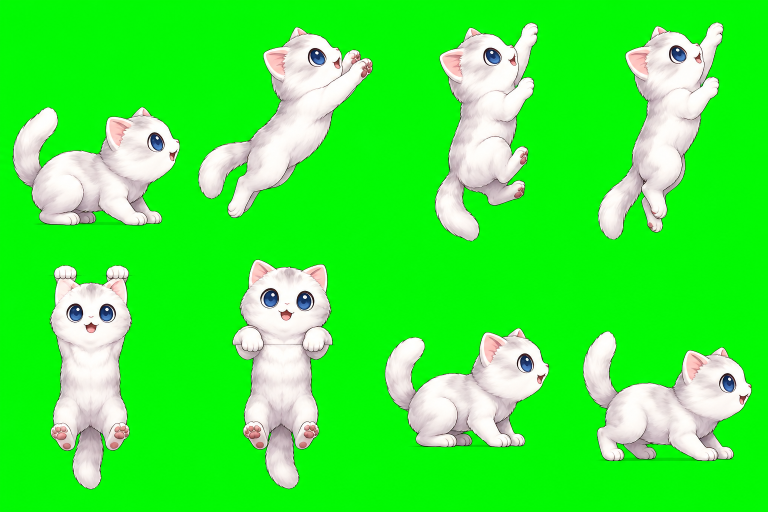
#> input picture artwork/bixia-climb.png, 1536 x 1024 px (shown at 1/2 size); its folder holds 2 pictures in this run
$ python build_climb_assets.py
#> lines starting #> are read from the running program, lines starting #| are printed output that depends on the picture; after the words box and inside, x2 and y2 are one past the last pixel; in counts of white or black regions, pixels touching at a corner belong together
### scripts/build_expression_assets.py
from __future__ import annotations

from pathlib import Path

import numpy as np
from PIL import Image, ImageDraw, ImageFilter


ROOT = Path(__file__).resolve().parents[1]
CELL_SIZE = (192, 208)
SHEET_SIZE = (1536, 1024)

PETS = {
    "bixia": {
        "source": ROOT / "artwork" / "emotions" / "bixia-expression-sheet-greenscreen.png",
        "labels": ["idle", "food", "steal", "brush-no", "short-hug", "escape", "destroy", "innocent"],
    },
    "tiger": {
        "source": ROOT / "artwork" / "emotions" / "tiger-expression-sheet-greenscreen.png",
        "labels": ["human-sit", "pitiful", "cuddle", "scheming", "open-door", "hide", "computer", "lick"],
    },
}


def remove_green_screen(image: Image.Image) -> Image.Image:
    rgba = np.asarray(image.convert("RGBA")).copy()
    rgb = rgba[:, :, :3].astype(np.int16)
    red, green, blue = rgb[:, :, 0], rgb[:, :, 1], rgb[:, :, 2]
    green_excess = np.minimum(green - red, green - blue)

    strong_key = (green > 140) & (green_excess > 55)
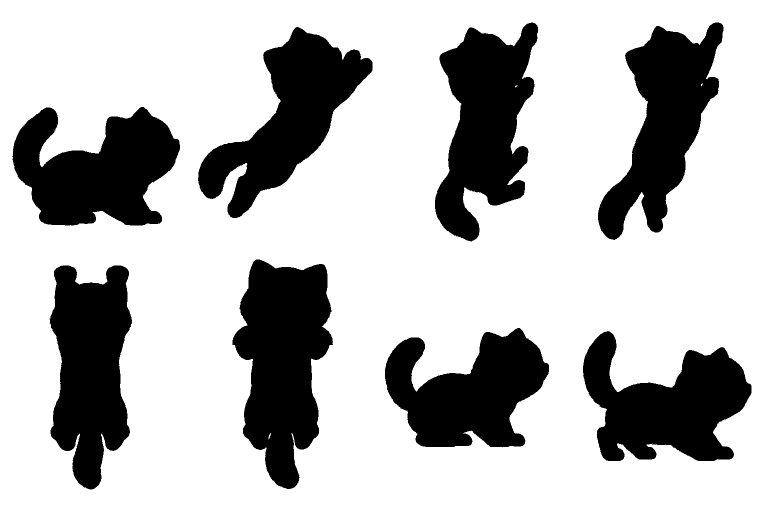
#> strong_key: shape (1024, 1536) bool (shown at 1/2 size); 73.3% white; 8 black regions, largest, box (x1, y1, x2, y2) and area: (465, 519, 666, 978) 59925, (870, 45, 1076, 483) 53834, (99, 531, 264, 979) 52400
    expanded = np.asarray(
        Image.fromarray((strong_key * 255).astype(np.uint8)).filter(ImageFilter.MaxFilter(5))
    ) > 0
#> expanded: shape (1024, 1536) bool; 75.1% white; 8 black regions, largest, box (x1, y1, x2, y2) and area: (467, 521, 663, 976) 56568, (872, 48, 1074, 480) 50062, (102, 533, 262, 977) 49123
    edge_key = expanded & ~strong_key & (green_excess > 12)
#> edge_key: shape (1024, 1536) bool; 0.5% white in thin lines or dots, all inside (x1, y1, x2, y2) = (25, 45, 1503, 979)

    alpha = rgba[:, :, 3].astype(np.int16)
#> alpha: shape (1024, 1536) int16; every value is 255
    alpha[strong_key] = 0
    edge_alpha = 255 - np.clip((green_excess - 12) * 255 / 43, 0, 255)
    alpha[edge_key] = np.minimum(alpha[edge_key], edge_alpha[edge_key].astype(np.int16))
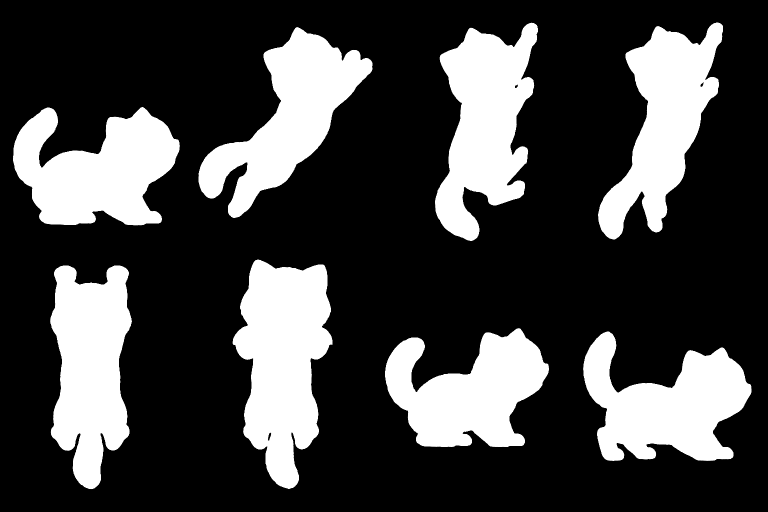
#> alpha: shape (1024, 1536) int16 (shown at 1/2 size); min 0, max 255, mean 67.2

    edge_color = edge_key & (alpha > 0)
#> edge_color: shape (1024, 1536) bool; 0.26% white in thin lines or dots, all inside (x1, y1, x2, y2) = (26, 45, 1503, 979)
    neutral_green = np.maximum(red, blue) + 8
    rgba[:, :, 1][edge_color] = np.minimum(green[edge_color], neutral_green[edge_color]).astype(np.uint8)
    rgba[:, :, 3] = np.clip(alpha, 0, 255).astype(np.uint8)
    rgba[rgba[:, :, 3] == 0, :3] = 0
    return Image.fromarray(rgba, "RGBA")


def zero_runs(occupied: np.ndarray) -> list[tuple[int, int]]:
    runs: list[tuple[int, int]] = []
    start: int | None = None
    for index, is_occupied in enumerate(occupied):
        if not is_occupied and start is None:
            start = index
        elif is_occupied and start is not None:
            runs.append((start, index))
            start = None
    if start is not None:
        runs.append((start, len(occupied)))
    return runs


def find_row_slices(alpha: np.ndarray, top: int, bottom: int) -> list[tuple[int, int]]:
    occupied = (alpha[top:bottom] > 20).any(axis=0)
    gaps = zero_runs(occupied)
    separators: list[int] = []
    for target in (384, 768, 1152):
        candidates = []
        for left, right in gaps:
            midpoint = (left + right) / 2
            if target - 190 <= midpoint <= target + 190 and right - left >= 3:
                score = (right - left) - abs(midpoint - target) * 0.08
                candidates.append((score, int(midpoint)))
        separators.append(max(candidates)[1] if candidates else target)

    if not separators[0] < separators[1] < separators[2]:
        raise RuntimeError(f"Could not find four ordered poses in row {top}:{bottom}: {separators}")
    edges = [0, *separators, alpha.shape[1]]
    return list(zip(edges, edges[1:]))


# [60 lines left out: functions fit_pose, make_contact_sheet, build_pet, not called in this run]


def main() -> None:
    for pet_id, config in PETS.items():
        build_pet(pet_id, config)


# [2 lines that do not run on import are left out]

### scripts/build_climb_assets.py
"""Build gripping/pulling poses with explicit contact-point metadata."""
from pathlib import Path
import json
import numpy as np
from PIL import Image, ImageDraw, ImageFilter
from build_expression_assets import remove_green_screen, zero_runs, find_row_slices

ROOT = Path(__file__).resolve().parents[1]
layouts = {}
for pet in ("bixia", "tiger"):
    source = remove_green_screen(Image.open(ROOT / "artwork" / f"{pet}-climb.png"))
    alpha = np.asarray(source.getchannel("A"))
    gaps = zero_runs((alpha > 70).sum(axis=1) > 8)
#> the loop in zero_runs, `for index, is_occupied in enumerate(occupied):` made 1024 passes
#> is_occupied on passes 1 to 12: False, False, False, False, False, False, False, False, False, False, False, False
#> after the loop in zero_runs, `for index, is_occupied in enumerate(occupied):`: runs = [(0, 46), (481, 520)]; start = 978
#> gaps = [(0, 46), (481, 520), (978, 1024)]
    options = [(right - left - abs((right + left) / 2 - 512) * .15, (right + left) // 2)
               for left, right in gaps if abs((right + left) / 2 - 512) < 85 and right - left > 3]
#> options = [(37.27, 500)]
    mid = max(options)[1] if options else 512
#> mid = 500
    tiles = []
    for top, bottom in ((0, mid), (mid, source.height)):
        for left, right in find_row_slices(alpha, top, bottom):
            tile = source.crop((left, top, right, bottom))
            a = np.asarray(tile.getchannel("A"))
            ys, xs = np.where(a > 100)
            near = np.argmin((xs - tile.width / 2) ** 2 + (ys - tile.height / 2) ** 2)
            mask = Image.fromarray(np.where(a > 70, 255, 0).astype(np.uint8)).copy()
            ImageDraw.floodfill(mask, (int(xs[near]), int(ys[near])), 128)
            main = Image.fromarray(np.where(np.asarray(mask) == 128, 255, 0).astype(np.uint8)).filter(ImageFilter.MaxFilter(7))
            tile.putalpha(Image.fromarray(np.minimum(a, np.asarray(main))))
            tiles.append(tile.crop(tile.getchannel("A").getbbox()))
#> this loop made 2 passes
#> (top, bottom) on passes 1 to 2: (0, 500), (500, 1024)
#> mask: PIL image 404x524 L; values 0 (black) and 128 (white), 23.7% white; 1 white region, box (x1, y1, x2, y2) and area: (34, 163, 371, 422) 50265
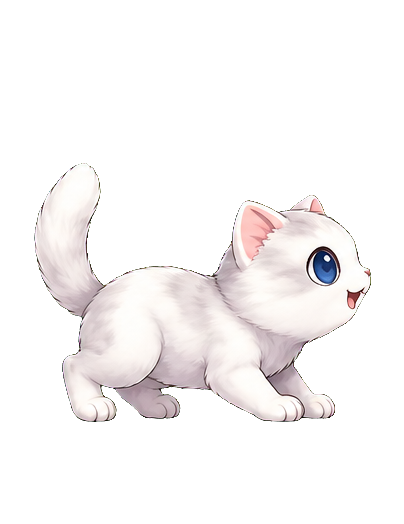
#> tile: PIL image 404x524 RGBA; mean R, G, B, A 53.7, 51.2, 51.1, 60.3; transparent parts drawn white
#> after the loop, tiles = 8 items
    scale = min(176 / max(t.width for t in tiles), 180 / max(t.height for t in tiles))
#> scale = 0.392
    atlas = Image.new("RGBA", (1536, 208))
#> atlas: PIL image 1536x208 RGBA; every value is 0
    contact = Image.new("RGBA", (768, 416), "#edf2f7")
    layout = []
    for i, tile in enumerate(tiles):
        pose = tile.resize((round(tile.width * scale), round(tile.height * scale)), Image.Resampling.LANCZOS)
        x = (192 - pose.width) // 2
        y = 18 if i in (2, 3, 4, 5) else 198 - pose.height
        frame = Image.new("RGBA", (192, 208))
        frame.alpha_composite(pose, (x, y))
        atlas.alpha_composite(frame, (i * 192, 0))
        contact.alpha_composite(frame, ((i % 4) * 192, (i // 4) * 208))
        grip_y = y + 3 if i in (2, 3, 4) else (y + round(pose.height * .38) if i == 5 else 198)
        layout.append({"sideX": x + pose.width - 4, "gripY": grip_y, "footY": 198})
#> this loop made 8 passes
#> (x, y, grip_y) on passes 1 to 8: (30, 105, 198), (28, 48, 198), (55, 18, 21), (47, 18, 21), (64, 18, 21), (57, 18, 86), (31, 105, 198), (30, 96, 198)
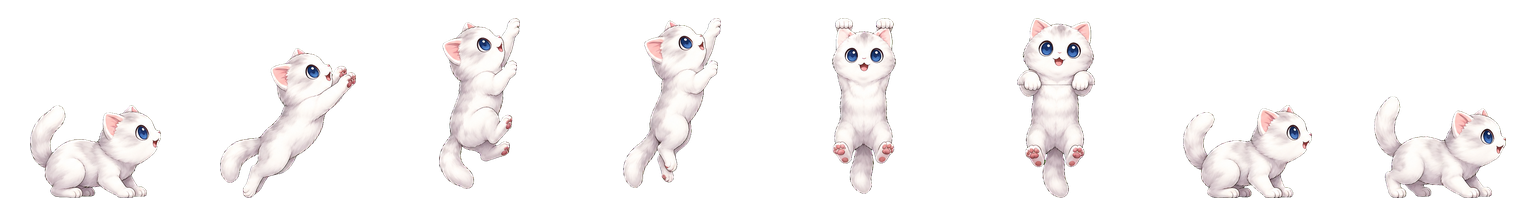
#> atlas: PIL image 1536x208 RGBA; mean R, G, B, A 47.8, 45.6, 45.4, 50.8; transparent parts drawn white
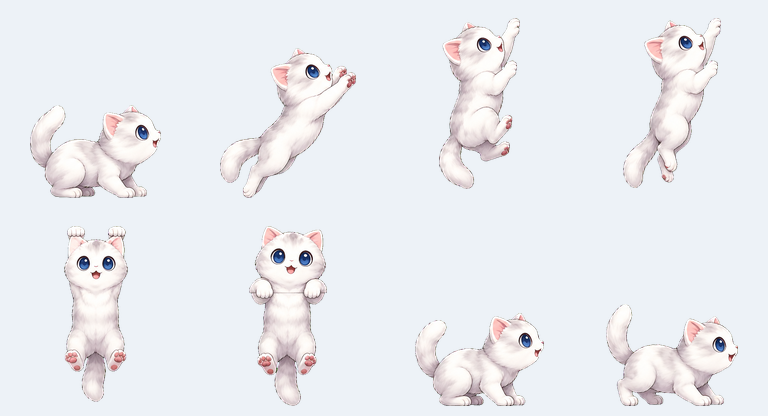
#> contact: PIL image 768x416 RGBA; mean R, G, B, A 235, 236.9, 240.9, 255
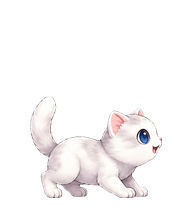
#> frame: PIL image 192x208 RGBA; mean R, G, B, A 46.6, 44.4, 44.3, 49.3; transparent parts drawn white
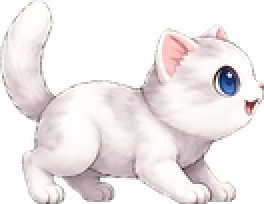
#> pose: PIL image 132x102 RGBA (shown 2 times larger); mean R, G, B, A 138.1, 131.7, 131.4, 146.4; transparent parts drawn white
#> after the loop, layout = 8 items
    atlas.save(ROOT / "pets" / pet / "climbing.webp", lossless=True)
    contact.convert("RGB").save(ROOT / "previews" / f"{pet}-climb-contact.png")
    layouts[pet] = layout
    print(f"{pet}: 8 climbing poses and contact anchors")
#> pass 2 of the loop `for pet in ("bixia", "tiger"):`:
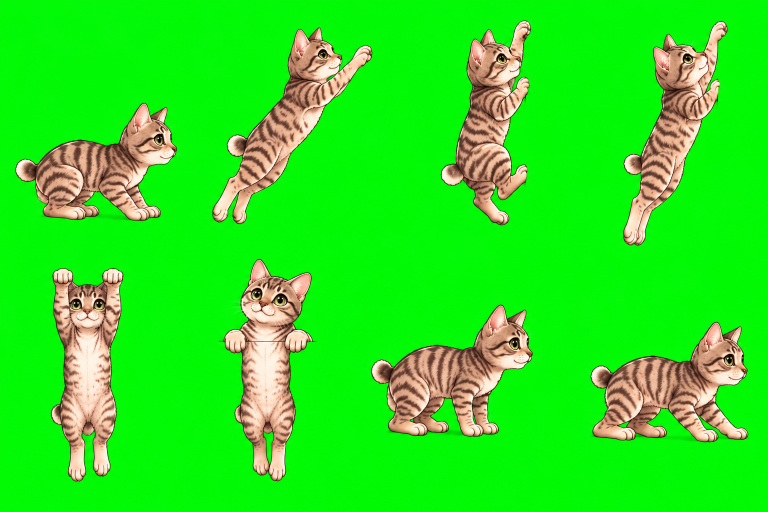
#> input picture artwork/tiger-climb.png, 1536 x 1024 px (shown at 1/2 size)
#> in remove_green_screen (call 2), `strong_key = (green > 140) & (green_excess > 55)`:
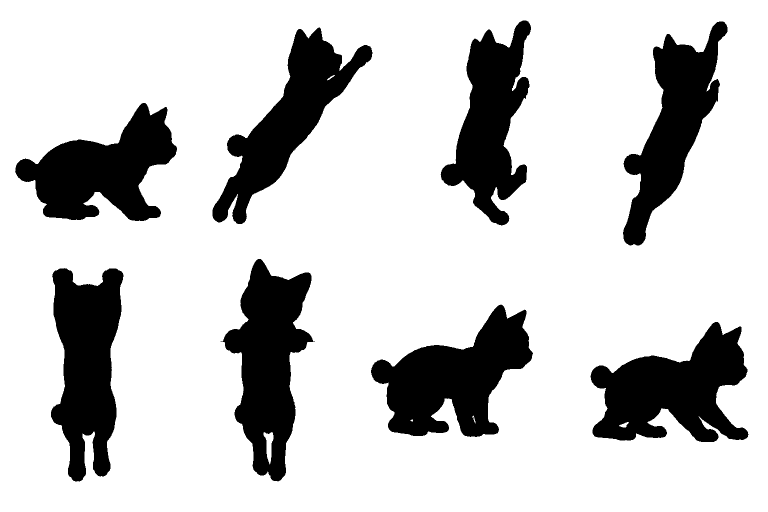
#> strong_key: shape (1024, 1536) bool (shown at 1/2 size); 79.2% white; 8 black regions, largest, box (x1, y1, x2, y2) and area: (742, 609, 1066, 874) 44171, (1181, 644, 1497, 884) 43931, (441, 518, 630, 963) 42943
#> expanded: shape (1024, 1536) bool; 81% white; 8 black regions, largest, box (x1, y1, x2, y2) and area: (744, 612, 1063, 871) 40844, (1184, 646, 1494, 882) 40139, (449, 520, 623, 960) 39591
#> edge_key: shape (1024, 1536) bool; 0.46% white in thin lines or dots, all inside (x1, y1, x2, y2) = (30, 41, 1497, 963)
#> in remove_green_screen (call 2), `edge_color = edge_key & (alpha > 0)`:
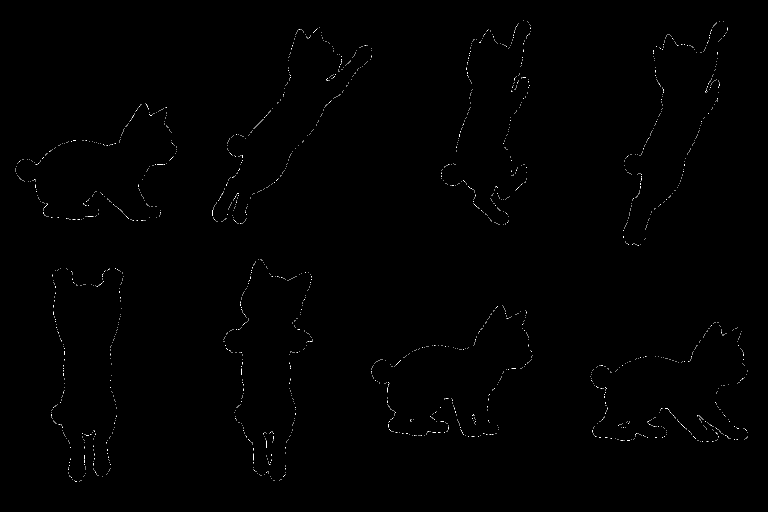
#> edge_color: shape (1024, 1536) bool (shown at 1/2 size); 0.24% white in thin lines or dots, all inside (x1, y1, x2, y2) = (31, 41, 1496, 963)
#> `gaps = zero_runs((alpha > 70).sum(axis=1) > 8)`: gaps = [(0, 42), (490, 520), (962, 1024)]
#> options = [(28.95, 505)]
#> mid = 505
#> the loop `for top, bottom in ((0, mid), (mid, source.height)):` made 2 passes
#> (top, bottom) on passes 1 to 2: (0, 505), (505, 1024)
#> scale = 0.402
#> the loop `for i, tile in enumerate(tiles):` made 8 passes
#> (x, y, grip_y) on passes 1 to 8: (31, 103, 198), (32, 40, 198), (60, 18, 21), (54, 18, 21), (67, 18, 21), (60, 18, 86), (31, 92, 198), (32, 102, 198)
(ROOT / "pets" / "climb-layout.js").write_text("const CLIMB_LAYOUT = " + json.dumps(layouts) + ";\n", encoding="utf-8")
